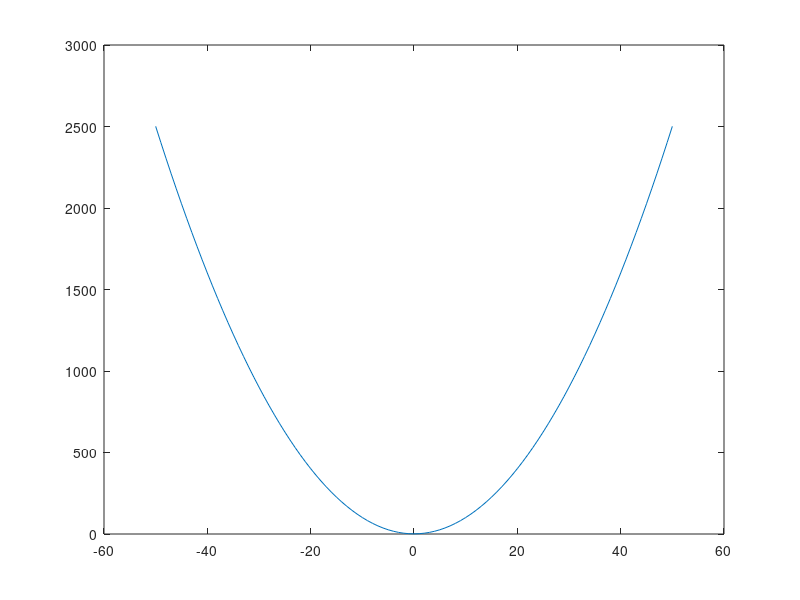

This figure's MATLAB source:
%Octave Script
%Title          :Grafica 2
%Author         :Jose Manuel Arce Salvador
%Description    :Graficar una funcion
%Date           :202123801
%Version        :1
%notes          :Requiere aplicacion de octave, usar su linea de comandos
%


clear
% Dominio de la funcion 
x=-50:1:50
% Rango de la funcion 
fx=(1)+(x.^2)
% Funcion a plotear funcion
plot(x, fx)